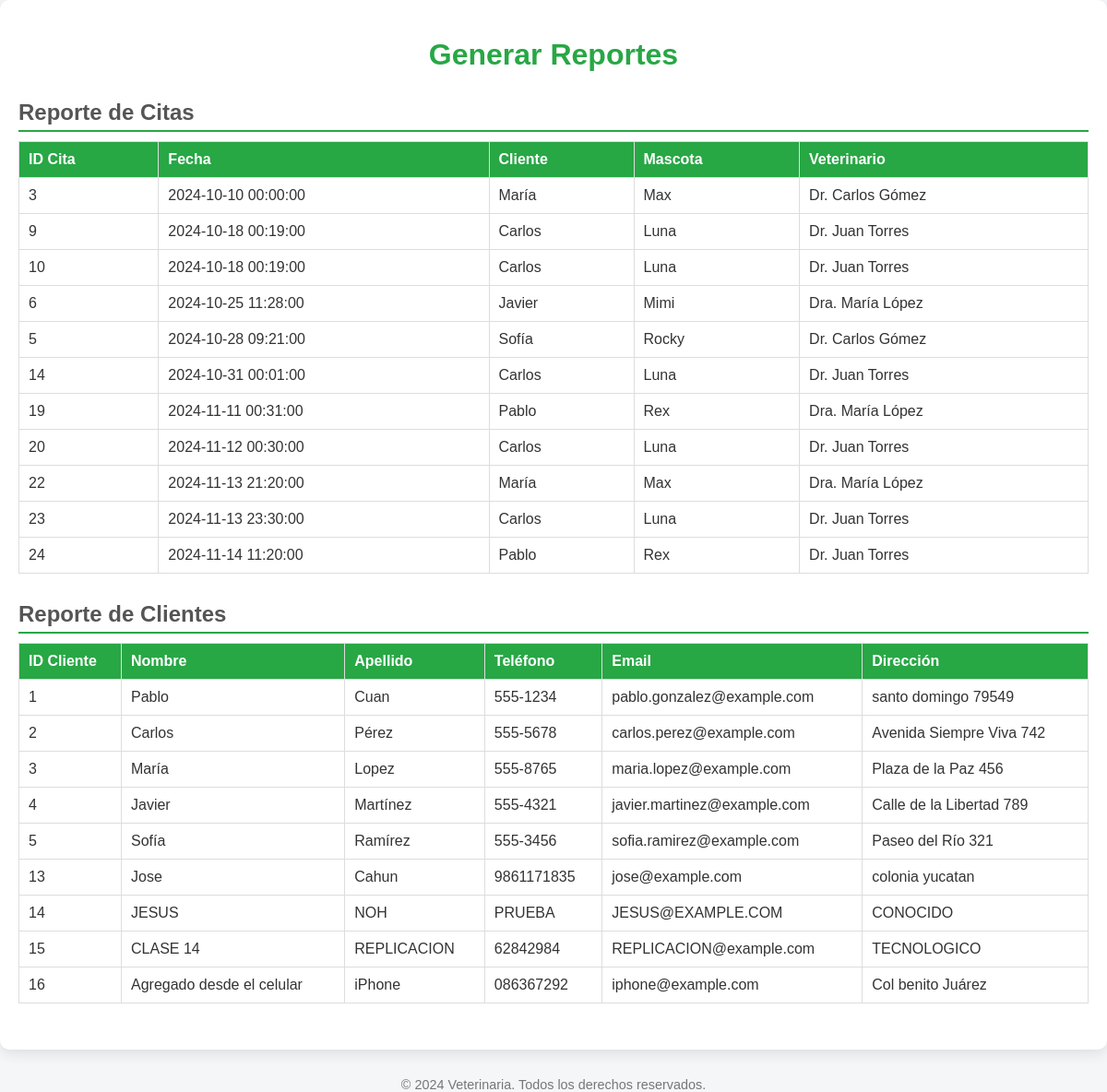
The app's page /reportes.php with its own data.
### tables this page shows
CREATE TABLE `consulta` (
  `id_consulta` int NOT NULL AUTO_INCREMENT,
  `fecha` datetime NOT NULL,
  `motivo` text NOT NULL,
  `id_mascota` int DEFAULT NULL,
  `id_veterinario` int DEFAULT NULL,
  PRIMARY KEY (`id_consulta`),
  KEY `id_mascota` (`id_mascota`),
  KEY `id_veterinario` (`id_veterinario`),
  CONSTRAINT `consulta_ibfk_1` FOREIGN KEY (`id_mascota`) REFERENCES `mascota` (`id_mascota`) ON DELETE CASCADE,
  CONSTRAINT `consulta_ibfk_2` FOREIGN KEY (`id_veterinario`) REFERENCES `veterinario` (`id_veterinario`) ON DELETE CASCADE
);

CREATE TABLE `cliente` (
  `id_cliente` int NOT NULL AUTO_INCREMENT,
  `nombre` varchar(100) NOT NULL,
  `apellido` varchar(100) NOT NULL,
  `telefono` varchar(15) DEFAULT NULL,
  `email` varchar(100) DEFAULT NULL,
  `direccion` varchar(200) DEFAULT NULL,
  PRIMARY KEY (`id_cliente`)
);

CREATE TABLE `mascota` (
  `id_mascota` int NOT NULL AUTO_INCREMENT,
  `nombre` varchar(100) NOT NULL,
  `tipo` varchar(50) NOT NULL,
  `raza` varchar(50) DEFAULT NULL,
  `edad` int DEFAULT NULL,
  `id_cliente` int DEFAULT NULL,
  PRIMARY KEY (`id_mascota`),
  KEY `id_cliente` (`id_cliente`),
  CONSTRAINT `mascota_ibfk_1` FOREIGN KEY (`id_cliente`) REFERENCES `cliente` (`id_cliente`) ON DELETE CASCADE
);

CREATE TABLE `veterinario` (
  `id_veterinario` int NOT NULL AUTO_INCREMENT,
  `nombre` varchar(100) NOT NULL,
  `especialidad` varchar(100) DEFAULT NULL,
  `telefono` varchar(15) DEFAULT NULL,
  `email` varchar(100) DEFAULT NULL,
  PRIMARY KEY (`id_veterinario`)
);

### reportes.php (the view, shortened to what this page needs)
<?php
$conn = new mysqli('localhost', 'recepcionista', 'contrasena123', 'veterinaria');
$sqlCitas = "SELECT C.id_consulta, C.fecha, CL.nombre AS cliente, M.nombre AS mascota, V.nombre AS veterinario
            FROM Consulta C
            JOIN Mascota M ON C.id_mascota = M.id_mascota
            JOIN Cliente CL ON M.id_cliente = CL.id_cliente
            JOIN Veterinario V ON C.id_veterinario = V.id_veterinario
            ORDER BY C.fecha ASC";
$resultCitas = $conn->query($sqlCitas);
$sqlClientes = "SELECT * FROM Cliente";
$resultClientes = $conn->query($sqlClientes);
?>
<!DOCTYPE html>
<html lang="es">
<head>
</head>
<body>
    <div class="container">
        <h1>Generar Reportes</h1>
        <h2>Reporte de Citas</h2>
        <table>
            <tr>
                <th>ID Cita</th>
                <th>Fecha</th>
                <th>Cliente</th>
                <th>Mascota</th>
                <th>Veterinario</th>
            </tr>
            <?php while($row = $resultCitas->fetch_assoc()): ?>
            <tr>
                <td><?php echo htmlspecialchars($row['id_consulta']); ?></td>
                <td><?php echo htmlspecialchars($row['fecha']); ?></td>
                <td><?php echo htmlspecialchars($row['cliente']); ?></td>
                <td><?php echo htmlspecialchars($row['mascota']); ?></td>
                <td><?php echo htmlspecialchars($row['veterinario']); ?></td>
            </tr>
            <?php endwhile; ?>
        </table>
        <h2>Reporte de Clientes</h2>
        <table>
            <tr>
                <th>ID Cliente</th>
                <th>Nombre</th>
                <th>Apellido</th>
                <th>Teléfono</th>
                <th>Email</th>
                <th>Dirección</th>
            </tr>
            <?php while($row = $resultClientes->fetch_assoc()): ?>
            <tr>
                <td><?php echo htmlspecialchars($row['id_cliente']); ?></td>
                <td><?php echo htmlspecialchars($row['nombre']); ?></td>
                <td><?php echo htmlspecialchars($row['apellido']); ?></td>
                <td><?php echo htmlspecialchars($row['telefono']); ?></td>
                <td><?php echo htmlspecialchars($row['email']); ?></td>
                <td><?php echo htmlspecialchars($row['direccion']); ?></td>
            </tr>
            <?php endwhile; ?>
        </table>
    </div>
    <footer>
        &copy; <?php echo date("Y"); ?> Veterinaria. Todos los derechos reservados.
    </footer>
</body>
</html>

### reportes.php (style rules this page uses)
body { font-family: 'Arial', sans-serif; margin: 0; background-color: #f4f6f8; color: #333; }
.container { max-width: 1200px; margin: 0 auto; padding: 20px; background: white; border-radius: 10px; box-shadow: 0 4px 15px rgba(0, 0, 0, 0.1); }
h1 { text-align: center; color: #28a745; margin-bottom: 20px; }
h2 { color: #555; margin-top: 30px; margin-bottom: 10px; border-bottom: 2px solid #28a745; padding-bottom: 5px; }
table { width: 100%; border-collapse: collapse; margin-bottom: 30px; }
th, td { padding: 10px; text-align: left; border: 1px solid #ddd; }
th { background-color: #28a745; color: white; }
footer { text-align: center; margin-top: 30px; font-size: 0.9em; color: #777; }

### records on screen
consulta: id_consulta "3", fecha "2024-10-10 00:00:00", cliente.nombre "María", id_mascota.nombre "Max", id_veterinario.nombre "Dr. Carlos Gómez"
consulta: id_consulta "9", fecha "2024-10-18 00:19:00", cliente.nombre "Carlos", id_mascota.nombre "Luna", id_veterinario.nombre "Dr. Juan Torres"
consulta: id_consulta "10", fecha "2024-10-18 00:19:00", cliente.nombre "Carlos", id_mascota.nombre "Luna", id_veterinario.nombre "Dr. Juan Torres"
consulta: id_consulta "6", fecha "2024-10-25 11:28:00", cliente.nombre "Javier", id_mascota.nombre "Mimi", id_veterinario.nombre "Dra. María López"
consulta: id_consulta "5", fecha "2024-10-28 09:21:00", cliente.nombre "Sofía", id_mascota.nombre "Rocky", id_veterinario.nombre "Dr. Carlos Gómez"
consulta: id_consulta "14", fecha "2024-10-31 00:01:00", cliente.nombre "Carlos", id_mascota.nombre "Luna", id_veterinario.nombre "Dr. Juan Torres"
consulta: id_consulta "19", fecha "2024-11-11 00:31:00", cliente.nombre "Pablo", id_mascota.nombre "Rex", id_veterinario.nombre "Dra. María López"
consulta: id_consulta "20", fecha "2024-11-12 00:30:00", cliente.nombre "Carlos", id_mascota.nombre "Luna", id_veterinario.nombre "Dr. Juan Torres"
consulta: id_consulta "22", fecha "2024-11-13 21:20:00", cliente.nombre "María", id_mascota.nombre "Max", id_veterinario.nombre "Dra. María López"
consulta: id_consulta "23", fecha "2024-11-13 23:30:00", cliente.nombre "Carlos", id_mascota.nombre "Luna", id_veterinario.nombre "Dr. Juan Torres"
consulta: id_consulta "24", fecha "2024-11-14 11:20:00", cliente.nombre "Pablo", id_mascota.nombre "Rex", id_veterinario.nombre "Dr. Juan Torres"
cliente: id_cliente "1", nombre "Pablo", apellido "Cuan", telefono "555-1234", email "pablo.gonzalez@example.com", direccion "santo domingo 79549"
cliente: id_cliente "2", nombre "Carlos", apellido "Pérez", telefono "555-5678", email "carlos.perez@example.com", direccion "Avenida Siempre Viva 742"
cliente: id_cliente "3", nombre "María", apellido "Lopez", telefono "555-8765", email "maria.lopez@example.com", direccion "Plaza de la Paz 456"
cliente: id_cliente "4", nombre "Javier", apellido "Martínez", telefono "555-4321", email "javier.martinez@example.com", direccion "Calle de la Libertad 789"
cliente: id_cliente "5", nombre "Sofía", apellido "Ramírez", telefono "555-3456", email "sofia.ramirez@example.com", direccion "Paseo del Río 321"
cliente: id_cliente "13", nombre "Jose", apellido "Cahun", telefono "9861171835", email "jose@example.com", direccion "colonia yucatan"
cliente: id_cliente "14", nombre "JESUS", apellido "NOH", telefono "PRUEBA", email "JESUS@EXAMPLE.COM", direccion "CONOCIDO"
cliente: id_cliente "15", nombre "CLASE 14", apellido "REPLICACION", telefono "62842984", email "REPLICACION@example.com", direccion "TECNOLOGICO"
cliente: id_cliente "16", nombre "Agregado desde el celular", apellido "iPhone", telefono "086367292", email "iphone@example.com", direccion "Col benito Juárez"
